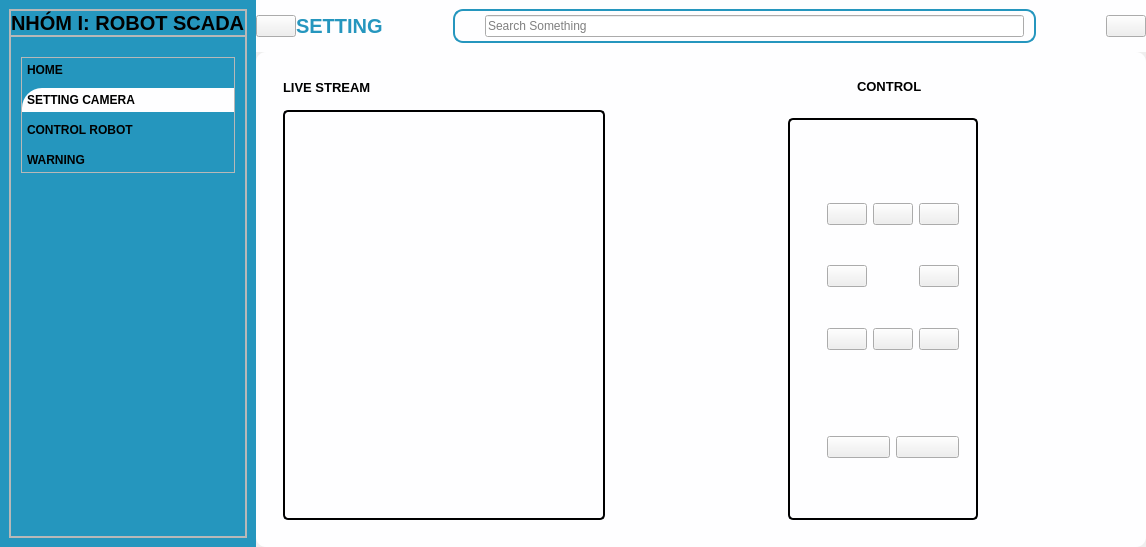
<?xml version="1.0" encoding="UTF-8"?>
<ui version="4.0">
 <class>MainWindow</class>
 <widget class="QMainWindow" name="MainWindow">
  <property name="geometry">
   <rect>
    <x>0</x>
    <y>0</y>
    <width>1146</width>
    <height>547</height>
   </rect>
  </property>
  <property name="windowTitle">
   <string>MainWindow</string>
  </property>
  <property name="styleSheet">
   <string notr="true">#frame_8
{
 background-color: #fefeff;
    border-radius: 20px;
}
#headframe
{
background-color:#fefeff;  /* Đặt nền trắng */

}

#leftmenu
{
background-color: #2596be

}
*{
color:#000;
}
#lineEdit
{ 
 background: transparent;
}
#seachframe
{
 border-radius:10px;
border:2px solid #2596be;
}
#headerapp
{
color:#2596be;

}
#card1,#card2
{
background-color: #fefeff;
 border-radius:20px;
}
#widget_4,#widget_5 {
    background-color:#fefeff;  /* Đặt nền trắng */
    border-radius: 10px;      /* Bo góc 10px */
}
#settingbtn_c {
    background-color: #fefeff;
    padding: 5px;
    text-align: left;
    border-top-left-radius: 20px;
}

#homebtn_c, #controlbtn_c, #gioithieubtn_c { 
    background-color: #2596be;
    padding: 5px;
    text-align: left;
    border-top-left-radius: 20px;
    transition: background-color 0.3s ease;
}

/* Khi trỏ chuột vào */
#homebtn_c:hover, #controlbtn_c:hover, #gioithieubtn_c:hover {
    background-color: #ffffff;
}

/* Khi click vào */
#homebtn_c:pressed, 
#controlbtn_c:pressed, 
#gioithieubtn_c:pressed {
    background-color: #ffffff;
}
#khungcam {
    border: 2px solid #000;  /* Viền màu đen */
    padding: 10px; /* Tạo khoảng cách bên trong */
    border-radius: 5px; /* Bo góc nhẹ (có thể bỏ nếu không cần) */
}
#khungdieukhien {
    border: 2px solid #000;  /* Viền màu đen */
    padding: 10px; /* Tạo khoảng cách bên trong */
    border-radius: 5px; /* Bo góc nhẹ (có thể bỏ nếu không cần) */
}
#label_3
{
padding-left: 5px;
}</string>
  </property>
  <widget class="QWidget" name="centralwidget">
   <layout class="QHBoxLayout" name="horizontalLayout">
    <property name="spacing">
     <number>0</number>
    </property>
    <property name="leftMargin">
     <number>0</number>
    </property>
    <property name="topMargin">
     <number>0</number>
    </property>
    <property name="rightMargin">
     <number>0</number>
    </property>
    <property name="bottomMargin">
     <number>0</number>
    </property>
    <item>
     <widget class="QWidget" name="leftmenu" native="true">
      <property name="minimumSize">
       <size>
        <width>0</width>
        <height>0</height>
       </size>
      </property>
      <property name="maximumSize">
       <size>
        <width>300</width>
        <height>16777215</height>
       </size>
      </property>
      <layout class="QVBoxLayout" name="verticalLayout_5">
       <property name="leftMargin">
        <number>9</number>
       </property>
       <item>
        <widget class="QFrame" name="frame_4">
         <property name="frameShape">
          <enum>QFrame::StyledPanel</enum>
         </property>
         <property name="frameShadow">
          <enum>QFrame::Raised</enum>
         </property>
         <layout class="QVBoxLayout" name="verticalLayout_6">
          <property name="spacing">
           <number>0</number>
          </property>
          <property name="leftMargin">
           <number>0</number>
          </property>
          <property name="topMargin">
           <number>0</number>
          </property>
          <property name="rightMargin">
           <number>0</number>
          </property>
          <property name="bottomMargin">
           <number>0</number>
          </property>
          <item>
           <widget class="QFrame" name="frame_5">
            <property name="frameShape">
             <enum>QFrame::StyledPanel</enum>
            </property>
            <property name="frameShadow">
             <enum>QFrame::Raised</enum>
            </property>
            <layout class="QHBoxLayout" name="horizontalLayout_11">
             <property name="spacing">
              <number>0</number>
             </property>
             <property name="leftMargin">
              <number>0</number>
             </property>
             <property name="topMargin">
              <number>0</number>
             </property>
             <property name="rightMargin">
              <number>0</number>
             </property>
             <property name="bottomMargin">
              <number>0</number>
             </property>
             <item alignment="Qt::AlignTop">
              <widget class="QLabel" name="label_27">
               <property name="font">
                <font>
                 <pointsize>15</pointsize>
                 <weight>75</weight>
                 <bold>true</bold>
                </font>
               </property>
               <property name="text">
                <string>NHÓM I: ROBOT SCADA</string>
               </property>
              </widget>
             </item>
            </layout>
           </widget>
          </item>
          <item>
           <widget class="QFrame" name="back_c">
            <property name="sizePolicy">
             <sizepolicy hsizetype="Preferred" vsizetype="Expanding">
              <horstretch>0</horstretch>
              <verstretch>0</verstretch>
             </sizepolicy>
            </property>
            <property name="frameShape">
             <enum>QFrame::StyledPanel</enum>
            </property>
            <property name="frameShadow">
             <enum>QFrame::Raised</enum>
            </property>
            <layout class="QVBoxLayout" name="verticalLayout_7">
             <property name="spacing">
              <number>0</number>
             </property>
             <property name="leftMargin">
              <number>10</number>
             </property>
             <property name="topMargin">
              <number>20</number>
             </property>
             <property name="rightMargin">
              <number>10</number>
             </property>
             <property name="bottomMargin">
              <number>0</number>
             </property>
             <item alignment="Qt::AlignTop">
              <widget class="QFrame" name="frame_7">
               <property name="sizePolicy">
                <sizepolicy hsizetype="Preferred" vsizetype="Expanding">
                 <horstretch>0</horstretch>
                 <verstretch>0</verstretch>
                </sizepolicy>
               </property>
               <property name="frameShape">
                <enum>QFrame::StyledPanel</enum>
               </property>
               <property name="frameShadow">
                <enum>QFrame::Raised</enum>
               </property>
               <layout class="QVBoxLayout" name="verticalLayout_8">
                <property name="spacing">
                 <number>6</number>
                </property>
                <property name="leftMargin">
                 <number>0</number>
                </property>
                <property name="topMargin">
                 <number>0</number>
                </property>
                <property name="rightMargin">
                 <number>0</number>
                </property>
                <property name="bottomMargin">
                 <number>0</number>
                </property>
                <item>
                 <widget class="QPushButton" name="homebtn_c">
                  <property name="minimumSize">
                   <size>
                    <width>0</width>
                    <height>0</height>
                   </size>
                  </property>
                  <property name="font">
                   <font>
                    <weight>75</weight>
                    <bold>true</bold>
                   </font>
                  </property>
                  <property name="text">
                   <string>HOME</string>
                  </property>
                  <property name="icon">
                   <iconset resource="resources.qrc">
                    <normaloff>:/whiteIcons/icons/white/home.svg</normaloff>:/whiteIcons/icons/white/home.svg</iconset>
                  </property>
                  <property name="iconSize">
                   <size>
                    <width>24</width>
                    <height>24</height>
                   </size>
                  </property>
                 </widget>
                </item>
                <item>
                 <widget class="QPushButton" name="settingbtn_c">
                  <property name="font">
                   <font>
                    <weight>75</weight>
                    <bold>true</bold>
                   </font>
                  </property>
                  <property name="text">
                   <string>SETTING CAMERA</string>
                  </property>
                  <property name="icon">
                   <iconset resource="resources.qrc">
                    <normaloff>:/blueIcons/icons/blue/settings.svg</normaloff>:/blueIcons/icons/blue/settings.svg</iconset>
                  </property>
                  <property name="iconSize">
                   <size>
                    <width>24</width>
                    <height>24</height>
                   </size>
                  </property>
                 </widget>
                </item>
                <item>
                 <widget class="QPushButton" name="controlbtn_c">
                  <property name="font">
                   <font>
                    <weight>75</weight>
                    <bold>true</bold>
                   </font>
                  </property>
                  <property name="text">
                   <string>CONTROL ROBOT</string>
                  </property>
                  <property name="icon">
                   <iconset resource="resources.qrc">
                    <normaloff>:/whiteIcons/icons/white/aperture.svg</normaloff>:/whiteIcons/icons/white/aperture.svg</iconset>
                  </property>
                  <property name="iconSize">
                   <size>
                    <width>24</width>
                    <height>24</height>
                   </size>
                  </property>
                 </widget>
                </item>
                <item>
                 <widget class="QPushButton" name="gioithieubtn_c">
                  <property name="font">
                   <font>
                    <weight>75</weight>
                    <bold>true</bold>
                   </font>
                  </property>
                  <property name="text">
                   <string>WARNING</string>
                  </property>
                  <property name="icon">
                   <iconset resource="resources.qrc">
                    <normaloff>:/whiteIcons/icons/white/alert-circle.svg</normaloff>:/whiteIcons/icons/white/alert-circle.svg</iconset>
                  </property>
                  <property name="iconSize">
                   <size>
                    <width>24</width>
                    <height>24</height>
                   </size>
                  </property>
                 </widget>
                </item>
               </layout>
              </widget>
             </item>
            </layout>
           </widget>
          </item>
         </layout>
        </widget>
       </item>
      </layout>
     </widget>
    </item>
    <item>
     <widget class="QWidget" name="bodymain" native="true">
      <property name="minimumSize">
       <size>
        <width>0</width>
        <height>0</height>
       </size>
      </property>
      <layout class="QVBoxLayout" name="verticalLayout">
       <property name="spacing">
        <number>0</number>
       </property>
       <property name="leftMargin">
        <number>0</number>
       </property>
       <property name="topMargin">
        <number>0</number>
       </property>
       <property name="rightMargin">
        <number>0</number>
       </property>
       <property name="bottomMargin">
        <number>0</number>
       </property>
       <item alignment="Qt::AlignTop">
        <widget class="QWidget" name="headframe" native="true">
         <property name="sizePolicy">
          <sizepolicy hsizetype="Preferred" vsizetype="Preferred">
           <horstretch>0</horstretch>
           <verstretch>0</verstretch>
          </sizepolicy>
         </property>
         <property name="minimumSize">
          <size>
           <width>642</width>
           <height>0</height>
          </size>
         </property>
         <layout class="QHBoxLayout" name="horizontalLayout_2">
          <property name="spacing">
           <number>30</number>
          </property>
          <property name="leftMargin">
           <number>0</number>
          </property>
          <property name="topMargin">
           <number>0</number>
          </property>
          <property name="rightMargin">
           <number>0</number>
          </property>
          <property name="bottomMargin">
           <number>0</number>
          </property>
          <item>
           <widget class="QWidget" name="widget" native="true">
            <property name="sizePolicy">
             <sizepolicy hsizetype="Preferred" vsizetype="Preferred">
              <horstretch>0</horstretch>
              <verstretch>0</verstretch>
             </sizepolicy>
            </property>
            <layout class="QHBoxLayout" name="horizontalLayout_4">
             <property name="spacing">
              <number>0</number>
             </property>
             <property name="leftMargin">
              <number>0</number>
             </property>
             <property name="topMargin">
              <number>0</number>
             </property>
             <property name="rightMargin">
              <number>0</number>
             </property>
             <property name="bottomMargin">
              <number>0</number>
             </property>
             <item>
              <widget class="QPushButton" name="pushButton">
               <property name="text">
                <string/>
               </property>
               <property name="icon">
                <iconset resource="resources.qrc">
                 <normaloff>:/blueIcons/icons/blue/settings.svg</normaloff>:/blueIcons/icons/blue/settings.svg</iconset>
               </property>
               <property name="iconSize">
                <size>
                 <width>24</width>
                 <height>24</height>
                </size>
               </property>
              </widget>
             </item>
             <item>
              <widget class="QLabel" name="headerapp">
               <property name="font">
                <font>
                 <pointsize>15</pointsize>
                 <weight>75</weight>
                 <bold>true</bold>
                </font>
               </property>
               <property name="text">
                <string>SETTING</string>
               </property>
              </widget>
             </item>
            </layout>
           </widget>
          </item>
          <item>
           <widget class="QWidget" name="widget_2" native="true">
            <layout class="QHBoxLayout" name="horizontalLayout_5">
             <property name="leftMargin">
              <number>40</number>
             </property>
             <property name="rightMargin">
              <number>40</number>
             </property>
             <item>
              <widget class="QFrame" name="seachframe">
               <property name="minimumSize">
                <size>
                 <width>100</width>
                 <height>0</height>
                </size>
               </property>
               <property name="maximumSize">
                <size>
                 <width>1607777</width>
                 <height>877777</height>
                </size>
               </property>
               <property name="frameShape">
                <enum>QFrame::StyledPanel</enum>
               </property>
               <property name="frameShadow">
                <enum>QFrame::Raised</enum>
               </property>
               <layout class="QHBoxLayout" name="horizontalLayout_3">
                <property name="spacing">
                 <number>0</number>
                </property>
                <property name="leftMargin">
                 <number>0</number>
                </property>
                <property name="topMargin">
                 <number>0</number>
                </property>
                <property name="rightMargin">
                 <number>10</number>
                </property>
                <property name="bottomMargin">
                 <number>0</number>
                </property>
                <item>
                 <widget class="QLabel" name="label_2">
                  <property name="minimumSize">
                   <size>
                    <width>30</width>
                    <height>30</height>
                   </size>
                  </property>
                  <property name="maximumSize">
                   <size>
                    <width>30</width>
                    <height>30</height>
                   </size>
                  </property>
                  <property name="text">
                   <string/>
                  </property>
                  <property name="pixmap">
                   <pixmap resource="resources.qrc">:/blueIcons/icons/blue/search.svg</pixmap>
                  </property>
                  <property name="scaledContents">
                   <bool>true</bool>
                  </property>
                 </widget>
                </item>
                <item>
                 <widget class="QLineEdit" name="menuBtn">
                  <property name="minimumSize">
                   <size>
                    <width>100</width>
                    <height>0</height>
                   </size>
                  </property>
                  <property name="placeholderText">
                   <string>Search Something</string>
                  </property>
                 </widget>
                </item>
               </layout>
              </widget>
             </item>
            </layout>
           </widget>
          </item>
          <item alignment="Qt::AlignRight">
           <widget class="QWidget" name="widget_3" native="true">
            <layout class="QHBoxLayout" name="horizontalLayout_6">
             <property name="spacing">
              <number>0</number>
             </property>
             <property name="leftMargin">
              <number>0</number>
             </property>
             <property name="topMargin">
              <number>0</number>
             </property>
             <property name="rightMargin">
              <number>0</number>
             </property>
             <property name="bottomMargin">
              <number>0</number>
             </property>
             <item>
              <widget class="QPushButton" name="them_s">
               <property name="text">
                <string/>
               </property>
               <property name="icon">
                <iconset resource="resources.qrc">
                 <normaloff>:/blueIcons/icons/blue/user.svg</normaloff>:/blueIcons/icons/blue/user.svg</iconset>
               </property>
               <property name="iconSize">
                <size>
                 <width>32</width>
                 <height>32</height>
                </size>
               </property>
              </widget>
             </item>
            </layout>
           </widget>
          </item>
         </layout>
        </widget>
       </item>
       <item>
        <widget class="QWidget" name="cardframe" native="true">
         <layout class="QHBoxLayout" name="horizontalLayout_7">
          <property name="spacing">
           <number>20</number>
          </property>
          <property name="leftMargin">
           <number>0</number>
          </property>
          <property name="topMargin">
           <number>0</number>
          </property>
          <property name="rightMargin">
           <number>0</number>
          </property>
          <property name="bottomMargin">
           <number>0</number>
          </property>
         </layout>
        </widget>
       </item>
       <item>
        <widget class="QWidget" name="mainframe" native="true">
         <property name="sizePolicy">
          <sizepolicy hsizetype="Preferred" vsizetype="Expanding">
           <horstretch>0</horstretch>
           <verstretch>0</verstretch>
          </sizepolicy>
         </property>
         <layout class="QHBoxLayout" name="horizontalLayout_8">
          <property name="spacing">
           <number>0</number>
          </property>
          <property name="leftMargin">
           <number>0</number>
          </property>
          <property name="topMargin">
           <number>0</number>
          </property>
          <property name="rightMargin">
           <number>0</number>
          </property>
          <property name="bottomMargin">
           <number>0</number>
          </property>
          <item>
           <widget class="QWidget" name="widget_5" native="true">
            <layout class="QHBoxLayout" name="horizontalLayout_10">
             <item>
              <widget class="QWidget" name="widget_4" native="true">
               <layout class="QVBoxLayout" name="verticalLayout_2">
                <item alignment="Qt::AlignLeft|Qt::AlignTop">
                 <widget class="QWidget" name="widget_7" native="true">
                  <layout class="QHBoxLayout" name="horizontalLayout_9">
                   <property name="spacing">
                    <number>0</number>
                   </property>
                   <property name="leftMargin">
                    <number>0</number>
                   </property>
                   <property name="topMargin">
                    <number>10</number>
                   </property>
                   <property name="rightMargin">
                    <number>0</number>
                   </property>
                   <property name="bottomMargin">
                    <number>0</number>
                   </property>
                   <item alignment="Qt::AlignRight">
                    <widget class="QLabel" name="label">
                     <property name="sizePolicy">
                      <sizepolicy hsizetype="Fixed" vsizetype="Fixed">
                       <horstretch>0</horstretch>
                       <verstretch>0</verstretch>
                      </sizepolicy>
                     </property>
                     <property name="minimumSize">
                      <size>
                       <width>0</width>
                       <height>0</height>
                      </size>
                     </property>
                     <property name="font">
                      <font>
                       <pointsize>1</pointsize>
                      </font>
                     </property>
                     <property name="lineWidth">
                      <number>1</number>
                     </property>
                     <property name="midLineWidth">
                      <number>0</number>
                     </property>
                     <property name="text">
                      <string/>
                     </property>
                     <property name="pixmap">
                      <pixmap resource="resources.qrc">:/blueIcons/icons/blue/camera.svg</pixmap>
                     </property>
                     <property name="scaledContents">
                      <bool>false</bool>
                     </property>
                     <property name="alignment">
                      <set>Qt::AlignCenter</set>
                     </property>
                    </widget>
                   </item>
                   <item>
                    <widget class="QLabel" name="label_3">
                     <property name="sizePolicy">
                      <sizepolicy hsizetype="Fixed" vsizetype="Fixed">
                       <horstretch>0</horstretch>
                       <verstretch>0</verstretch>
                      </sizepolicy>
                     </property>
                     <property name="font">
                      <font>
                       <pointsize>10</pointsize>
                       <weight>75</weight>
                       <bold>true</bold>
                      </font>
                     </property>
                     <property name="text">
                      <string>LIVE STREAM</string>
                     </property>
                    </widget>
                   </item>
                  </layout>
                 </widget>
                </item>
                <item>
                 <widget class="QWidget" name="widget_6" native="true">
                  <property name="sizePolicy">
                   <sizepolicy hsizetype="Preferred" vsizetype="Expanding">
                    <horstretch>0</horstretch>
                    <verstretch>0</verstretch>
                   </sizepolicy>
                  </property>
                  <layout class="QVBoxLayout" name="verticalLayout_3">
                   <item>
                    <widget class="QLabel" name="khungcam">
                     <property name="text">
                      <string/>
                     </property>
                    </widget>
                   </item>
                  </layout>
                 </widget>
                </item>
               </layout>
              </widget>
             </item>
             <item>
              <widget class="QWidget" name="widget_8" native="true">
               <layout class="QVBoxLayout" name="verticalLayout_4">
                <item alignment="Qt::AlignHCenter|Qt::AlignTop">
                 <widget class="QWidget" name="widget_9" native="true">
                  <layout class="QHBoxLayout" name="horizontalLayout_12">
                   <item>
                    <widget class="QLabel" name="label_4">
                     <property name="sizePolicy">
                      <sizepolicy hsizetype="Fixed" vsizetype="Fixed">
                       <horstretch>0</horstretch>
                       <verstretch>0</verstretch>
                      </sizepolicy>
                     </property>
                     <property name="text">
                      <string/>
                     </property>
                     <property name="pixmap">
                      <pixmap resource="resources.qrc">:/blueIcons/icons/blue/settings.svg</pixmap>
                     </property>
                    </widget>
                   </item>
                   <item>
                    <widget class="QLabel" name="label_5">
                     <property name="font">
                      <font>
                       <pointsize>10</pointsize>
                       <weight>75</weight>
                       <bold>true</bold>
                      </font>
                     </property>
                     <property name="text">
                      <string>CONTROL</string>
                     </property>
                    </widget>
                   </item>
                  </layout>
                 </widget>
                </item>
                <item>
                 <widget class="QWidget" name="widget_10" native="true">
                  <property name="sizePolicy">
                   <sizepolicy hsizetype="Preferred" vsizetype="Expanding">
                    <horstretch>0</horstretch>
                    <verstretch>0</verstretch>
                   </sizepolicy>
                  </property>
                  <layout class="QHBoxLayout" name="horizontalLayout_13">
                   <property name="leftMargin">
                    <number>150</number>
                   </property>
                   <property name="rightMargin">
                    <number>150</number>
                   </property>
                   <item>
                    <widget class="QWidget" name="khungdieukhien" native="true">
                     <layout class="QVBoxLayout" name="verticalLayout_9">
                      <property name="spacing">
                       <number>0</number>
                      </property>
                      <property name="leftMargin">
                       <number>30</number>
                      </property>
                      <property name="topMargin">
                       <number>30</number>
                      </property>
                      <property name="rightMargin">
                       <number>10</number>
                      </property>
                      <property name="bottomMargin">
                       <number>30</number>
                      </property>
                      <item alignment="Qt::AlignBottom">
                       <widget class="QWidget" name="widget_11" native="true">
                        <layout class="QHBoxLayout" name="horizontalLayout_15">
                         <item>
                          <widget class="QPushButton" name="pushButton_6">
                           <property name="icon">
                            <iconset resource="resources.qrc">
                             <normaloff>:/blueIcons/icons/blue/arrow-up-left.svg</normaloff>:/blueIcons/icons/blue/arrow-up-left.svg</iconset>
                           </property>
                           <property name="iconSize">
                            <size>
                             <width>40</width>
                             <height>40</height>
                            </size>
                           </property>
                          </widget>
                         </item>
                         <item>
                          <widget class="QPushButton" name="pushButton_2">
                           <property name="text">
                            <string/>
                           </property>
                           <property name="icon">
                            <iconset resource="resources.qrc">
                             <normaloff>:/blueIcons/icons/blue/arrow-up-circle.svg</normaloff>:/blueIcons/icons/blue/arrow-up-circle.svg</iconset>
                           </property>
                           <property name="iconSize">
                            <size>
                             <width>40</width>
                             <height>40</height>
                            </size>
                           </property>
                          </widget>
                         </item>
                         <item>
                          <widget class="QPushButton" name="pushButton_7">
                           <property name="text">
                            <string/>
                           </property>
                           <property name="icon">
                            <iconset resource="resources.qrc">
                             <normaloff>:/blueIcons/icons/blue/arrow-up-right.svg</normaloff>:/blueIcons/icons/blue/arrow-up-right.svg</iconset>
                           </property>
                           <property name="iconSize">
                            <size>
                             <width>40</width>
                             <height>40</height>
                            </size>
                           </property>
                          </widget>
                         </item>
                        </layout>
                       </widget>
                      </item>
                      <item>
                       <widget class="QWidget" name="widget_12" native="true">
                        <layout class="QHBoxLayout" name="horizontalLayout_14">
                         <property name="spacing">
                          <number>0</number>
                         </property>
                         <item alignment="Qt::AlignLeft">
                          <widget class="QPushButton" name="pushButton_4">
                           <property name="text">
                            <string/>
                           </property>
                           <property name="icon">
                            <iconset resource="resources.qrc">
                             <normaloff>:/blueIcons/icons/blue/arrow-left-circle.svg</normaloff>:/blueIcons/icons/blue/arrow-left-circle.svg</iconset>
                           </property>
                           <property name="iconSize">
                            <size>
                             <width>40</width>
                             <height>40</height>
                            </size>
                           </property>
                          </widget>
                         </item>
                         <item alignment="Qt::AlignRight">
                          <widget class="QPushButton" name="pushButton_5">
                           <property name="text">
                            <string/>
                           </property>
                           <property name="icon">
                            <iconset resource="resources.qrc">
                             <normaloff>:/blueIcons/icons/blue/arrow-right-circle.svg</normaloff>:/blueIcons/icons/blue/arrow-right-circle.svg</iconset>
                           </property>
                           <property name="iconSize">
                            <size>
                             <width>40</width>
                             <height>40</height>
                            </size>
                           </property>
                          </widget>
                         </item>
                        </layout>
                       </widget>
                      </item>
                      <item alignment="Qt::AlignTop">
                       <widget class="QWidget" name="widget_13" native="true">
                        <layout class="QHBoxLayout" name="horizontalLayout_16">
                         <item>
                          <widget class="QPushButton" name="pushButton_8">
                           <property name="text">
                            <string/>
                           </property>
                           <property name="icon">
                            <iconset resource="resources.qrc">
                             <normaloff>:/blueIcons/icons/blue/arrow-down-left.svg</normaloff>:/blueIcons/icons/blue/arrow-down-left.svg</iconset>
                           </property>
                           <property name="iconSize">
                            <size>
                             <width>40</width>
                             <height>40</height>
                            </size>
                           </property>
                          </widget>
                         </item>
                         <item>
                          <widget class="QPushButton" name="pushButton_3">
                           <property name="text">
                            <string/>
                           </property>
                           <property name="icon">
                            <iconset resource="resources.qrc">
                             <normaloff>:/blueIcons/icons/blue/arrow-down-circle.svg</normaloff>:/blueIcons/icons/blue/arrow-down-circle.svg</iconset>
                           </property>
                           <property name="iconSize">
                            <size>
                             <width>40</width>
                             <height>40</height>
                            </size>
                           </property>
                          </widget>
                         </item>
                         <item>
                          <widget class="QPushButton" name="pushButton_9">
                           <property name="text">
                            <string/>
                           </property>
                           <property name="icon">
                            <iconset resource="resources.qrc">
                             <normaloff>:/blueIcons/icons/blue/arrow-down-right.svg</normaloff>:/blueIcons/icons/blue/arrow-down-right.svg</iconset>
                           </property>
                           <property name="iconSize">
                            <size>
                             <width>40</width>
                             <height>40</height>
                            </size>
                           </property>
                          </widget>
                         </item>
                        </layout>
                       </widget>
                      </item>
                      <item>
                       <widget class="QWidget" name="widget_14" native="true">
                        <layout class="QHBoxLayout" name="horizontalLayout_17">
                         <item>
                          <widget class="QPushButton" name="off">
                           <property name="text">
                            <string/>
                           </property>
                           <property name="icon">
                            <iconset resource="resources.qrc">
                             <normaloff>:/blueIcons/icons/blue/camera-off.svg</normaloff>:/blueIcons/icons/blue/camera-off.svg</iconset>
                           </property>
                           <property name="iconSize">
                            <size>
                             <width>40</width>
                             <height>40</height>
                            </size>
                           </property>
                          </widget>
                         </item>
                         <item>
                          <widget class="QPushButton" name="on">
                           <property name="text">
                            <string/>
                           </property>
                           <property name="icon">
                            <iconset resource="resources.qrc">
                             <normaloff>:/blueIcons/icons/blue/camera.svg</normaloff>:/blueIcons/icons/blue/camera.svg</iconset>
                           </property>
                           <property name="iconSize">
                            <size>
                             <width>40</width>
                             <height>40</height>
                            </size>
                           </property>
                          </widget>
                         </item>
                        </layout>
                       </widget>
                      </item>
                     </layout>
                    </widget>
                   </item>
                  </layout>
                 </widget>
                </item>
               </layout>
              </widget>
             </item>
            </layout>
           </widget>
          </item>
         </layout>
        </widget>
       </item>
      </layout>
     </widget>
    </item>
   </layout>
  </widget>
 </widget>
 <resources>
  <include location="resources.qrc"/>
 </resources>
 <connections/>
</ui>
